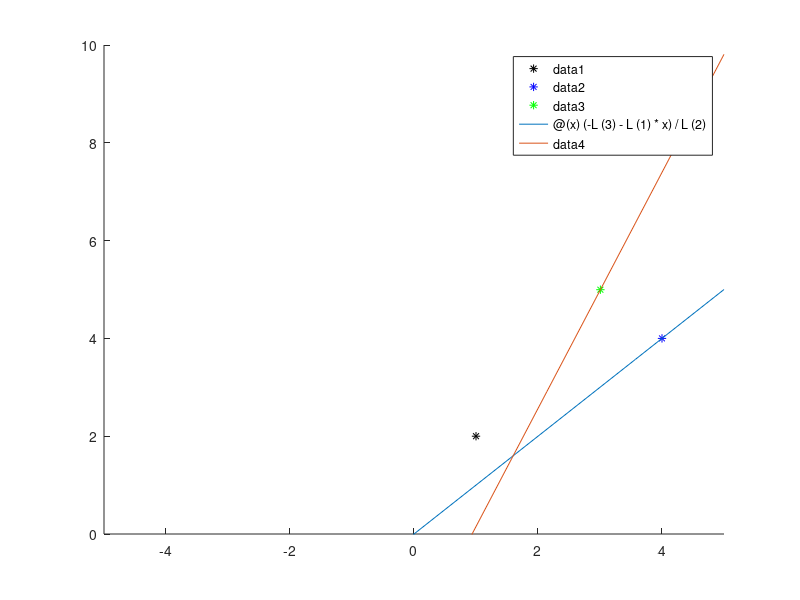

MATLAB code to generate this figure:
clc
close all
clear all

C=[1, 2, 1];
P=[4, 4, 1];
L=[-1, 1, 0];
ang=pi/8;

T1=[1,0,-C(1);0,1,-C(2);0,0,1];
R=[cos(ang),-sin(ang),0;sin(ang),cos(ang),0;0,0,1];
T2=[1,0,C(1);0,1,C(2);0,0,1];

nP=T2*R*T1*P';

hold on
plot(C(1),C(2),'*k')
plot(P(1),P(2),'*b')
plot(nP(1),nP(2),'*g')
axis([0,10,0,10])

nL=L*inv(T2*R*T1);
fplot(@(x) (-L(3)-L(1)*x)/L(2))
fplot(@(x) (-nL(3)-nL(1)*x)/nL(2))